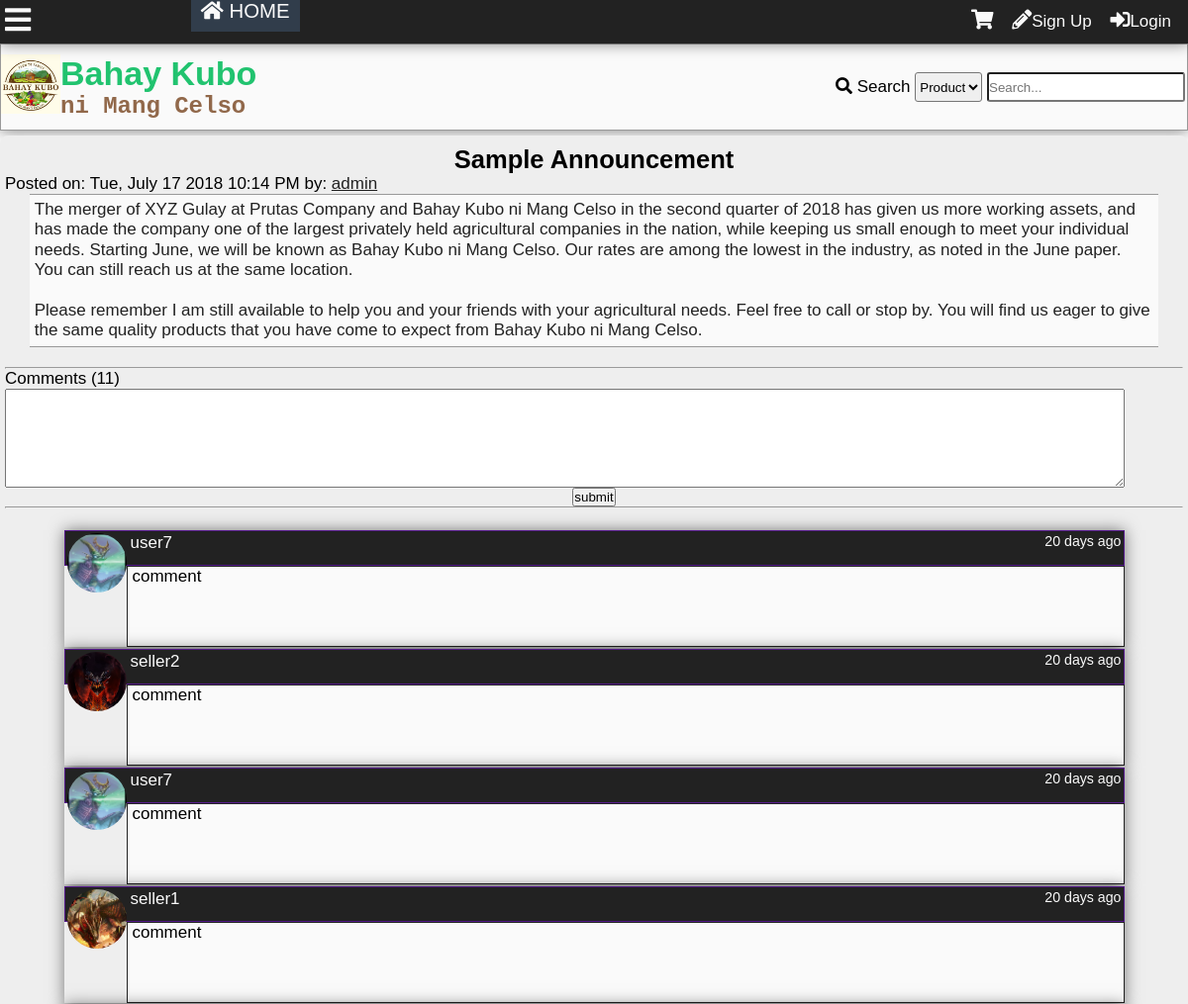
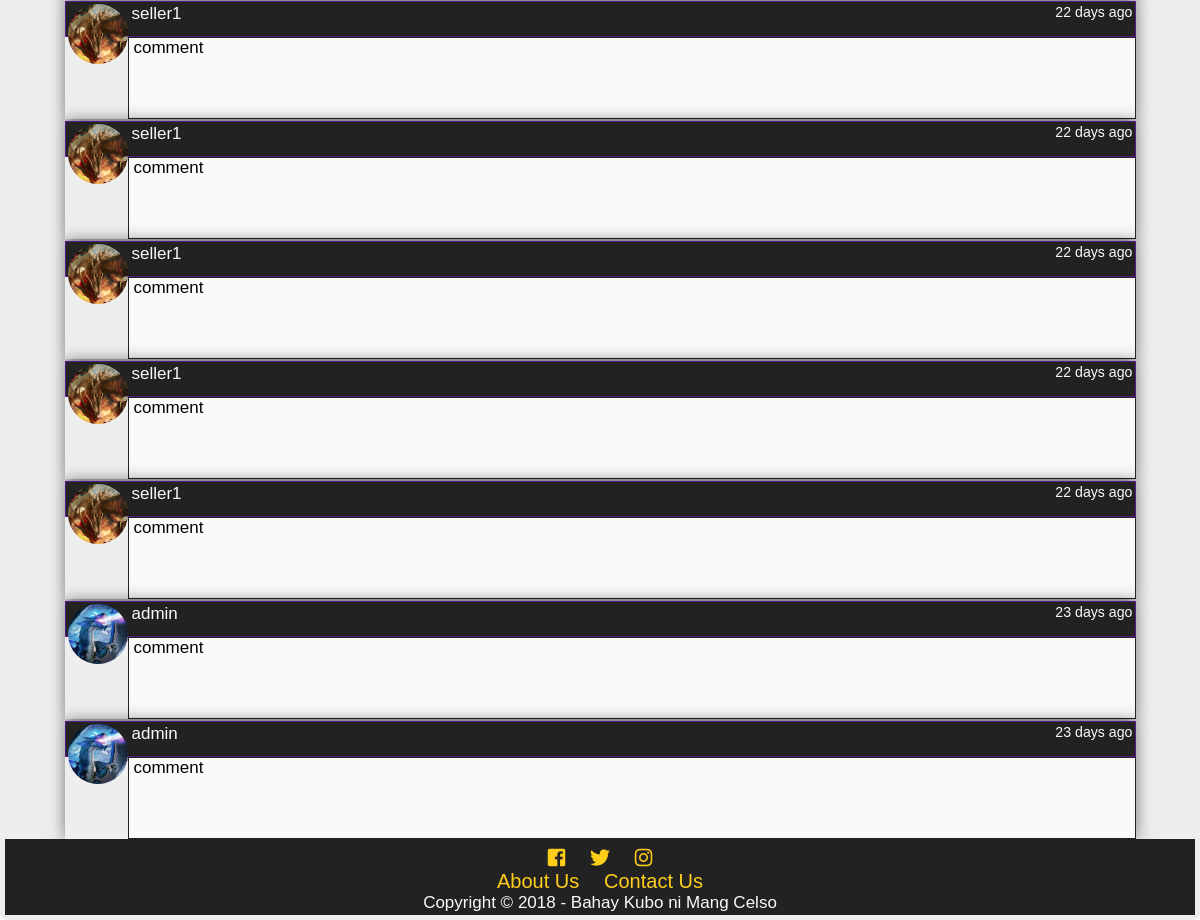
Screenshot of /announcement.php with the database file from the repository (2 pictures, top to bottom).
### tables this page shows
CREATE TABLE `tblannouncement` (
  `announceid` int(11) NOT NULL,
  `title` varchar(100) NOT NULL,
  `content` text NOT NULL,
  `datecreated` datetime DEFAULT NULL,
  `author` int(11) NOT NULL
);

CREATE TABLE `tbluser` (
  `userid` int(11) NOT NULL,
  `username` varchar(100) NOT NULL,
  `password` varchar(100) NOT NULL,
  `firstname` varchar(100) NOT NULL,
  `middlename` varchar(100) NOT NULL,
  `lastname` varchar(100) NOT NULL,
  `birthday` varchar(20) NOT NULL,
  `datecreated` timestamp NOT NULL DEFAULT '0000-00-00 00:00:00',
  `email` varchar(100) NOT NULL,
  `phone` varchar(100) NOT NULL,
  `location` varchar(255) NOT NULL,
  `usertypeid` int(11) NOT NULL,
  `access` int(11) NOT NULL,
  `imgpath` varchar(200) NOT NULL,
  `bio` text NOT NULL,
  `is_show_email` tinyint(1) NOT NULL,
  `gender` int(11) NOT NULL,
  `lastupdate` timestamp NOT NULL DEFAULT '0000-00-00 00:00:00',
  `lastonline` timestamp NOT NULL DEFAULT '0000-00-00 00:00:00',
  `profileviews` int(11) NOT NULL
);

CREATE TABLE `tblcommentann` (
  `commentannid` int(11) NOT NULL,
  `announceid` int(11) NOT NULL,
  `comment` mediumtext NOT NULL,
  `userid` int(11) NOT NULL,
  `dateposted` datetime DEFAULT NULL
);

### announcement.php (the view, shortened to what this page needs)
<?php
	include'functions.php';
	require_once'connection.php';
?>
<!DOCTYPE html>
<html lang="en">
<head>
  	<link rel="stylesheet" href="css/style.css">
  	<link rel="stylesheet" href="css/fontawesome-all.css">
</head>
<body onscroll="scrollOpacity()">
	<div class="main-container">
	<div class="other-content">
<?php
$sql="SELECT announceid,title,content,t1.datecreated,username,userid FROM tblannouncement AS t1
LEFT JOIN tbluser
	ON userid = author
ORDER BY announceid DESC
LIMIT 1";
$result= $conn->query($sql);
$row=$result->fetch_object();
$id = $row->announceid;
$title = $row->title;
$content = $row->content;
$date = date('D, F j Y g:i A',strtotime($row->datecreated));
$author = $row->username;
$userid = $row->userid;
echo '<h2 id="announcement-title">'.$title.'</h2>
<p>Posted on: '.$date.' by: <a class="black" href="profile.php?id='.$userid.'">'.$author.'</a></p>
<div class="announce-content">'.nl2br($content);
echo'</div>
<br><hr>';
$sql = "SELECT commentannid FROM tblcommentann WHERE announceid = '$id'";
$result= $conn->query($sql);
$comments = $result->num_rows;
echo'<p>Comments ('.number_format($comments).')</p>
';
if(isset($_SESSION['id'])){
echo'<form id="comment-form">
	<textarea id="announcement-text" required></textarea>
	<br>
	<input type="hidden" value="'.$_SESSION['id'].'" id="user-id">
	<input type="hidden" value="'.$id.'" id="announce-id">
	<center><input type="submit" value="submit"></center>
</form>
<hr><br>
';
}else{
	echo'<form id="comment-form">
	<textarea id="announcement-text" required></textarea>
	<br>
	<input type="hidden" id="user-id">
	<input type="hidden" id="announce-id">
	<center><input type="submit" value="submit"></center>
</form>
<hr><br>
';
}
echo '<div id="announcement-comments">';
$sql = "SELECT commentannid,comment,t1.userid,username,imgpath,dateposted FROM tblcommentann AS t1
	LEFT JOIN tbluser AS t2
		ON t1.userid = t2.userid
	WHERE announceid = '$id'
	ORDER BY dateposted DESC";
$result = $conn->query($sql);
while($row = $result->fetch_object()){
	$comment = $row->comment;
	$user = $row->username;
	$userid = $row->userid;
	$img = $row->imgpath;
	$date = $row->dateposted;
	echo'<div class="comment-box">
<div class="comment-header">
<a class="cm-user" href="profile.php?id='.$userid.'">
<div class="comment-tn">
<img src="'.$img.'">
</div>
'.$user.'</a>
<small>'.time_elapsed_string($date).'</small>
</div>
<div class="comment-body">
<div class="com-container"><p class="comment-cm">'.nl2br($comment).'</p></div></div>';
echo'</div>
';
}
?>
	</div>
	</div>
</body>
</html>

### css/style.css (style rules this page uses)
* { padding:0; margin:0; }
:root { --facebookblue:#4267b2; --twitterlogo:#00aced; --lightblue:#c0deed; --sunflower:#ffce1b; --orangered:#FF4500; --magenta:#ff00ff; --lime:#32CD32; --palegreen:#98fb98; --dark-red:#590000; --blood-red:#8B0000; --cyan:#00ffff; --bluegreen:#21c36f; --canvas:#F3ECE2; --dark-purple:#551A8B; --dark-blue:#313d4b; --primary-color:#21c36f; --secondary-color:#c0deed; --contrast: #91684a; --secondary-contrast:#313d4b; --light-color:#fafafa; --dark-color:#222; --gray:#eee; --darkgray:#999; }
body { font-family: Lora,'MS Sans Serif',Geneva,sans-serif; font-size: 17px; background:var(--light-color); }
h1,h2,h3,h4,h5,h6 { font-family: Arial, Helvetica, sans-serif; }
a { text-decoration: none; }
.black { color:var(--dark-color); text-decoration: underline; }
.main-container { display:grid; grid-template-areas: "header" "main-search" "featured" "content" "footer"; }
#announcement-title { font-family: "Arial", sans-serif; }
.announce-content { font-family: verdana, sans-serif; border-top: 1px solid var(--darkgray); border-bottom: 1px solid var(--darkgray); display: block; margin: 0 auto; width: 95%; min-height: 100px; background: var(--light-color); color: var(--dark-color); padding:5px; line-height: 1.2em; }
#announcement-text { width:95%; height:100px; }
.other-content { box-sizing: border-box; border-radius: 8px; padding:5px; background: var(--gray); min-height:85vh; position: relative; }
.other-content h2,.other-content h3 { text-align: center; margin-top: 5px; }
.comment-box { width:90%; display:block; margin-left: auto; margin-right: auto; margin-top: 2px; box-shadow: 0 0 15px rgba(0,0,0,0.5); }
.comment-box small { float:right; }
.comment-header { background: var(--dark-color); color: var(--light-color); padding:2px; padding-bottom:12px; border:1px solid var(--dark-purple); }
.cm-user { color: var(--light-color); padding-left:4px; }
.comment-body { background: var(--light-color); padding-left: 5px; min-height:80px; border: 1px solid var(--dark-color); overflow-x: hidden; overflow-y: hidden; }
.com-container { width:670px; }
.comment-cm { word-wrap: break-word; }
.comment-tn { height:60px; width:60px; border-radius: 50%; overflow:hidden; float:left; }
.comment-tn img { max-width: 100%; }

### rows the page displays
tblannouncement: title "Sample Announcement", datecreated "Tue, July 17 2018 10:14 PM", tbluser.username "admin", content "The merger of XYZ Gulay at Prutas Company and Bahay Kubo ni Mang Celso in the second quarter of 2018 has given us more working assets, and has made the company one of the largest privately held agricultural companies in the nation, while keeping us small enough to meet your individual needs. Starting June, we will be known as Bahay Kubo ni Mang Celso. Our rates are among the lowest in the industry, as noted in the June paper. You can still reach us at the same location. Please remember I am still available to help you and your friends with your agricultural needs. Feel free to call or stop by. You will find us eager to give the same quality products that you have come to expect from Bahay…"
tblcommentann: userid.imgpath (picture), userid.username "user7", dateposted "20 days ago", comment "comment"
tblcommentann: userid.imgpath (picture), userid.username "seller2", dateposted "20 days ago", comment "comment"
tblcommentann: userid.imgpath (picture), userid.username "user7", dateposted "20 days ago", comment "comment"
tblcommentann: userid.imgpath (picture), userid.username "seller1", dateposted "20 days ago", comment "comment"
tblcommentann: userid.imgpath (picture), userid.username "seller1", dateposted "22 days ago", comment "comment"
tblcommentann: userid.imgpath (picture), userid.username "seller1", dateposted "22 days ago", comment "comment"
tblcommentann: userid.imgpath (picture), userid.username "seller1", dateposted "22 days ago", comment "comment"
tblcommentann: userid.imgpath (picture), userid.username "seller1", dateposted "22 days ago", comment "comment"
tblcommentann: userid.imgpath (picture), userid.username "seller1", dateposted "22 days ago", comment "comment"
tblcommentann: userid.imgpath (picture), userid.username "admin", dateposted "23 days ago", comment "comment"
tblcommentann: userid.imgpath (picture), userid.username "admin", dateposted "23 days ago", comment "comment"

### other values shown
$comments "11"
